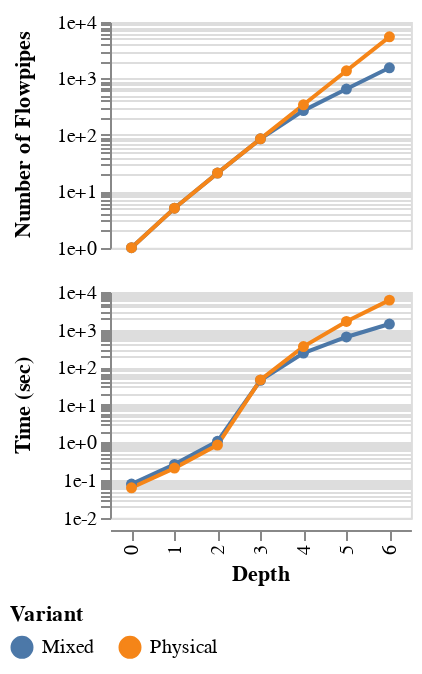

Notebook code for this chart:
### Code cell
d = alt.Chart(dfmeasures).transform_filter(
    (alt.datum.params == 'p1') & (alt.datum.prop == 'prop1')
    & ( (alt.datum.measure == 'num_flowpipes')
      | (alt.datum.measure == 'total'))
#).transform_calculate(propvar='datum.prop + ", " + datum.variant'
).encode(
    alt.X('depth:O', title='Depth'),
    alt.Y('value:Q', scale=alt.Scale(type='log'), title=None, axis=alt.Axis(format=".0e")),
    alt.Color('variant_name:N', title='Variant'),
).properties(height=1.5*(textwidthpx/3)/2, width=textwidthpx/3,
).mark_line(
    point=True,
).facet(
    row='measure_name:N',
).configure(
    font='Sans',
).configure_legend(
    orient='bottom',
).resolve_scale(
    x='shared',
    y='independent',
).configure_header(
    title=None,
    labelFontWeight='bold',
    labelFontSize=11,
).configure_facet(
    spacing=10,
).configure_legend(
    orient='none',
    offset=150,
    columns=3,
    legendX=-50,
    legendY=1.5*(textwidthpx/3) + 65,
)
d

### Figure 1 — Vega-Lite specification as saved in the notebook (floating-point values rounded to 4 significant figures; data arrays with more than 128 entries replaced by an {"elided": "..."} marker saying what was removed)
{"config": {"view": {"continuousWidth": 400, "continuousHeight": 300}, "facet": {"spacing": 10}, "font": "Sans", "header": {"labelFontSize": 11, "labelFontWeight": "bold", "title": null}, "legend": {"columns": 3, "legendX": -50, "legendY": 290.7, "offset": 150, "orient": "none"}}, "data": {"name": "data-ec6aa5f1f1c624308f6ee288bebb41af"}, "facet": {"row": {"type": "nominal", "field": "measure_name"}}, "spec": {"mark": {"type": "line", "point": true}, "encoding": {"color": {"type": "nominal", "field": "variant_name", "title": "Variant"}, "x": {"type": "ordinal", "field": "depth", "title": "Depth"}, "y": {"type": "quantitative", "axis": {"format": ".0e"}, "field": "value", "scale": {"type": "log"}, "title": null}}, "height": 112.8, "transform": [{"filter": "(((datum.params === 'p1') && (datum.prop === 'prop1')) && ((datum.measure === 'num_flowpipes') || (datum.measure === 'total')))"}], "width": 150.5}, "resolve": {"scale": {"x": "shared", "y": "independent"}}, "$schema": "https://vega.github.io/schema/vega-lite/v4.8.1.json", "datasets": {"data-ec6aa5f1f1c624308f6ee288bebb41af": {"elided": "265 records"}}}
